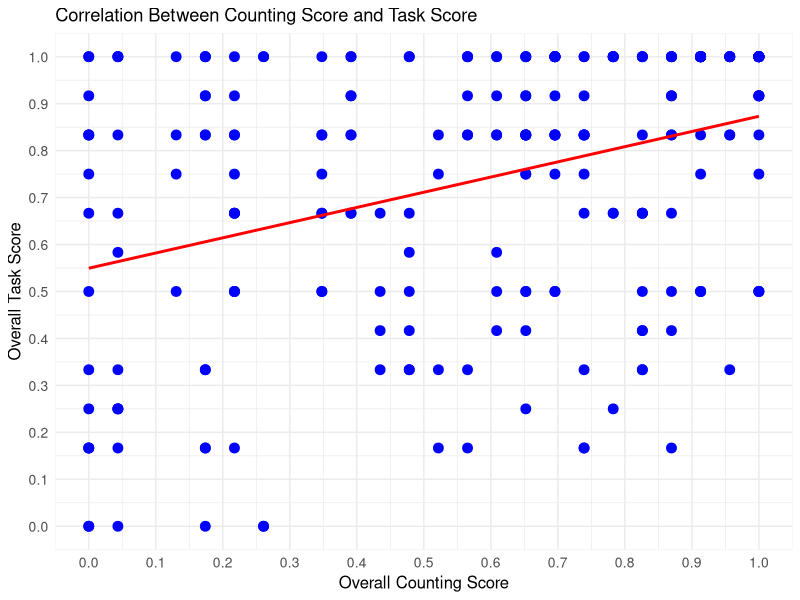
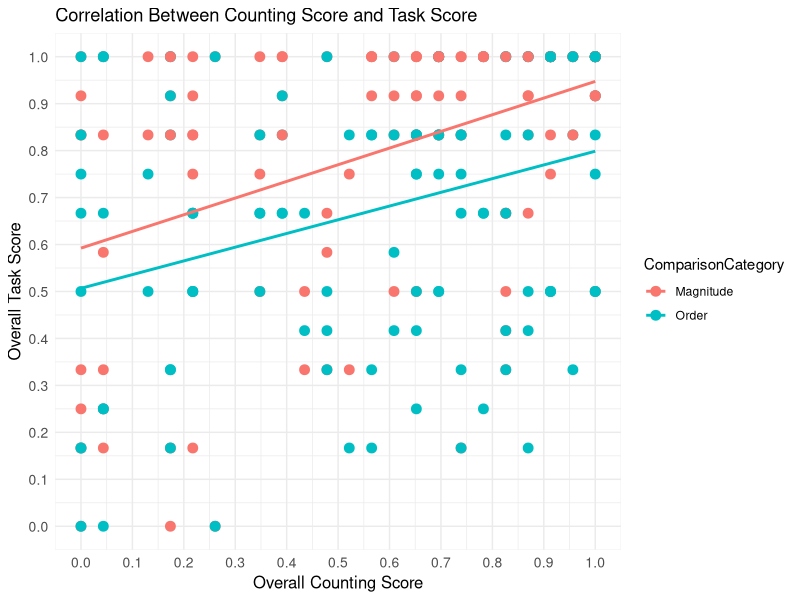
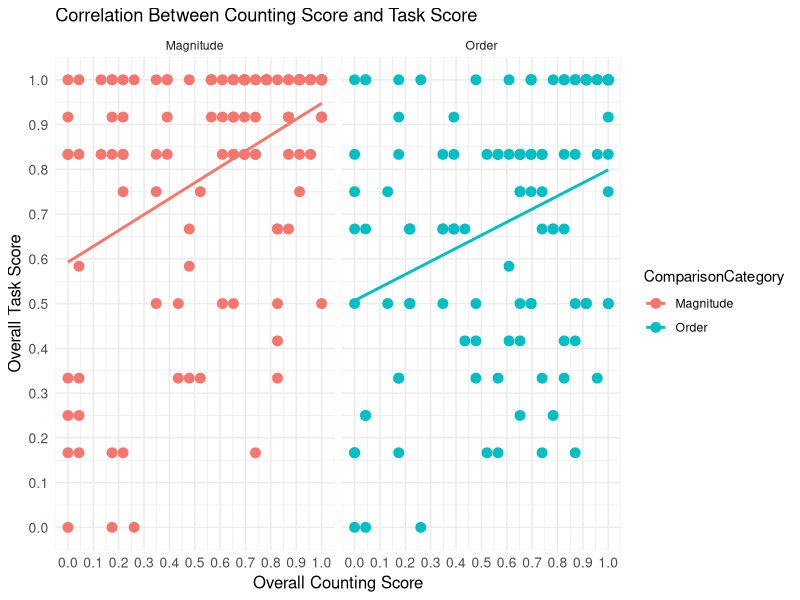
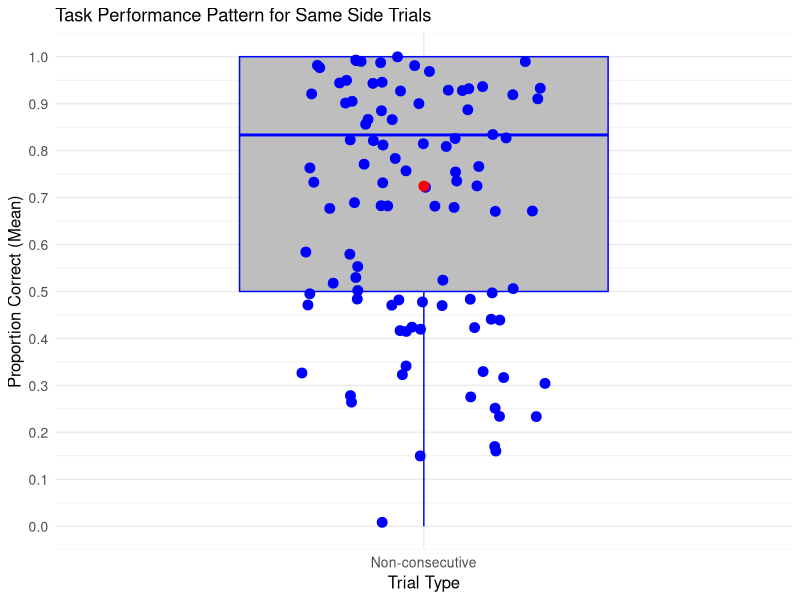

Reproduce these figures in R, in order.
## ---- chunk 1
#this is just to give you an example of the code chunk header above, which is only necessary if you're submitting an assignment with code that won't run.
#for example, you might want to do that if you've made some progress on a problem, but aren't able to fully complete it. Rather than submitting nothing, submit what you've done so far. 
## ---- chunk 2
library(tidyverse)
## ---- chunk 3
counting <- read.csv("BABSYN_counting_tidy.csv")
task_data <- read.csv("BABSYN_YNtask_tidy.csv")

## ---- chunk 4
counting_summary <- counting %>%
  filter(Include == 1) %>%  # Filter data for children with Include variable equal to 1
  group_by(SubID) %>%
  summarize(PropCorrCounting = mean(accuracy))
## ---- chunk 5

task_summary <- task_data %>%
  filter(Include == 1) %>%
  mutate(ComparisonCategory = case_when(
    grepl("Before|After", Comparison) ~ "Order",
    grepl("Smaller|Bigger", Comparison) ~ "Magnitude",
    TRUE ~ NA_character_
  )) %>%
  mutate(SideCategory = ifelse(Side == "same", "Same", "Opposite")) %>%
  mutate(TrialCategory = ifelse(grepl("consecutive", TrialType), "Consecutive", "Non-consecutive")) %>%
  group_by(SubID, ComparisonCategory, SideCategory, TrialCategory) %>%
  summarise(PropCorrYNTask = mean(Response.corr, na.rm = TRUE))




## ---- chunk 6
glimpse(task_summary)
## ---- chunk 7
combined_summary <- counting_summary %>%
  inner_join(task_summary, by = "SubID")
## ---- chunk 8
# PropCorrCounting repeats because it presents the proportion of correct responses in the counting task-- remains constant for that participant.
## ---- chunk 9
# Calculate the overall counting score
counting_summary <- counting %>%
  filter(Include == 1) %>%
  group_by(SubID) %>%
  summarize(PropCorrCounting = mean(accuracy))

# Calculate the overall task score
task_summary <- task_data %>%
  filter(Include == 1) %>%
  mutate(ComparisonCategory = case_when(
    grepl("Before|After", Comparison) ~ "Order",
    grepl("Smaller|Bigger", Comparison) ~ "Magnitude",
    TRUE ~ NA_character_
  )) %>%
  mutate(SideCategory = ifelse(Side == "same", "Same", "Opposite")) %>%
  mutate(TrialCategory = ifelse(grepl("consecutive", TrialType), "Consecutive", "Non-consecutive")) %>%
  group_by(SubID, ComparisonCategory, SideCategory, TrialCategory) %>%
  summarise(PropCorrYNTask = mean(Response.corr, na.rm = TRUE))

# Merge the datasets based on 'SubID'
merged_data <- counting_summary %>%
  inner_join(task_summary, by = "SubID")

# Create a scatter plot to explore the hypothesis
ggplot(merged_data, aes(x = PropCorrCounting, y = PropCorrYNTask)) +
  geom_point(color = "blue", size = 3) +  # Scatter plot points
  geom_smooth(method = "lm", color = "red", se = FALSE) +  # Linear regression line
  labs(
    title = "Correlation Between Counting Score and Task Score",
    x = "Overall Counting Score",
    y = "Overall Task Score"
  ) +
  scale_x_continuous(limits = c(0, 1), breaks = seq(0, 1, 0.1)) +
  scale_y_continuous(limits = c(0, 1), breaks = seq(0, 1, 0.1)) +
  theme_minimal() +
  theme(
    axis.title = element_text(size = 12),
    axis.text = element_text(size = 10),
    legend.position = "none"
  )


## ---- chunk 10
# Create a scatter plot to explore the hypothesis
ggplot(merged_data, aes(x = PropCorrCounting, y = PropCorrYNTask, color = ComparisonCategory)) +
  geom_point(size = 3) +
  geom_smooth(method = "lm", se = FALSE) +
  labs(
    title = "Correlation Between Counting Score and Task Score",
    x = "Overall Counting Score",
    y = "Overall Task Score"
  ) +
  scale_x_continuous(limits = c(0, 1), breaks = seq(0, 1, 0.1)) +
  scale_y_continuous(limits = c(0, 1), breaks = seq(0, 1, 0.1)) +
  theme_minimal() +
  theme(
    axis.title = element_text(size = 12),
    axis.text = element_text(size = 10)
  )

## ---- chunk 11
# Create separate faceted plots for Order and Magnitude tasks
ggplot(merged_data, aes(x = PropCorrCounting, y = PropCorrYNTask, color = ComparisonCategory)) +
  geom_point(size = 3) +
  geom_smooth(method = "lm", se = FALSE) +
  labs(
    title = "Correlation Between Counting Score and Task Score",
    x = "Overall Counting Score",
    y = "Overall Task Score"
  ) +
  scale_x_continuous(limits = c(0, 1), breaks = seq(0, 1, 0.1)) +
  scale_y_continuous(limits = c(0, 1), breaks = seq(0, 1, 0.1)) +
  theme_minimal() +
  theme(
    axis.title = element_text(size = 12),
    axis.text = element_text(size = 10)
  ) +
  facet_wrap(~ComparisonCategory)

## ---- chunk 12
sameside_data <- task_summary %>%
  filter(SideCategory == "Same")

# Create a data visualization to communicate the pattern
ggplot(sameside_data, aes(x = TrialCategory, y = PropCorrYNTask)) +
  geom_boxplot(fill = "grey", color = "blue", width = 0.6, outlier.shape = NA) +
  geom_jitter(position = position_jitter(width = 0.2), color = "blue", size = 3) +
  stat_summary(fun = mean, geom = "point", color = "red", size = 3) +
  labs(
    title = "Task Performance Pattern for Same Side Trials",
    x = "Trial Type",
    y = "Proportion Correct (Mean)"
  ) +
  scale_y_continuous(limits = c(0, 1), breaks = seq(0, 1, 0.1)) +
  theme_minimal() +
  theme(
    axis.title = element_text(size = 12),
    axis.text = element_text(size = 10)
  )
